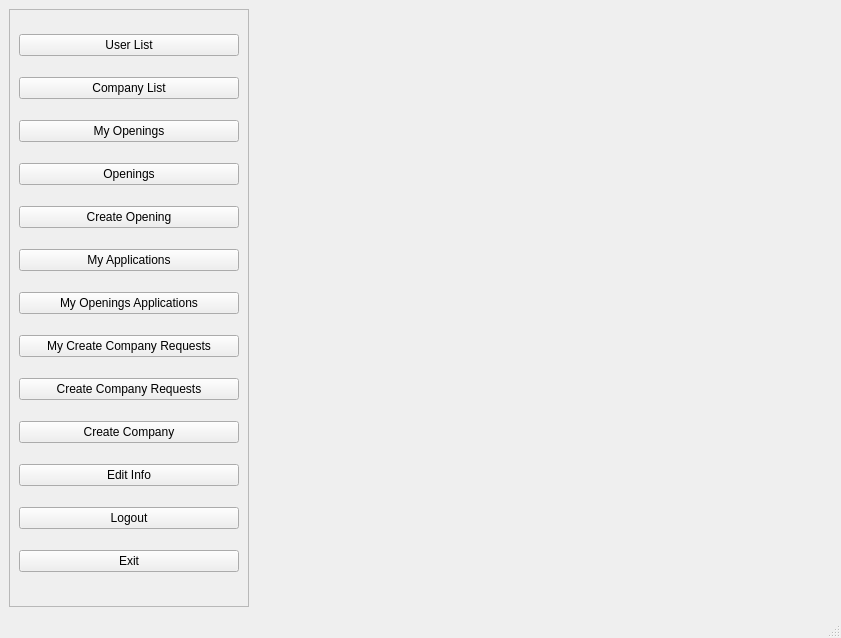
<?xml version="1.0" encoding="UTF-8"?>
<ui version="4.0">
 <class>MainWindow</class>
 <widget class="QMainWindow" name="MainWindow">
  <property name="geometry">
   <rect>
    <x>0</x>
    <y>0</y>
    <width>841</width>
    <height>638</height>
   </rect>
  </property>
  <property name="windowTitle">
   <string>Openinigs</string>
  </property>
  <widget class="QWidget" name="centralwidget">
   <property name="styleSheet">
    <string notr="true"/>
   </property>
   <layout class="QGridLayout" name="gridLayout">
    <item row="0" column="0">
     <widget class="QScrollArea" name="scrollArea">
      <property name="sizePolicy">
       <sizepolicy hsizetype="Fixed" vsizetype="Expanding">
        <horstretch>0</horstretch>
        <verstretch>0</verstretch>
       </sizepolicy>
      </property>
      <property name="minimumSize">
       <size>
        <width>240</width>
        <height>0</height>
       </size>
      </property>
      <property name="maximumSize">
       <size>
        <width>240</width>
        <height>16777215</height>
       </size>
      </property>
      <property name="horizontalScrollBarPolicy">
       <enum>Qt::ScrollBarAlwaysOff</enum>
      </property>
      <property name="widgetResizable">
       <bool>true</bool>
      </property>
      <widget class="QWidget" name="buttonsArea">
       <property name="geometry">
        <rect>
         <x>0</x>
         <y>0</y>
         <width>238</width>
         <height>575</height>
        </rect>
       </property>
       <layout class="QVBoxLayout" name="verticalLayout">
        <item>
         <widget class="QPushButton" name="userListButton">
          <property name="sizePolicy">
           <sizepolicy hsizetype="Expanding" vsizetype="Fixed">
            <horstretch>0</horstretch>
            <verstretch>0</verstretch>
           </sizepolicy>
          </property>
          <property name="text">
           <string>User List</string>
          </property>
         </widget>
        </item>
        <item>
         <widget class="QPushButton" name="companyListButton">
          <property name="text">
           <string>Company List</string>
          </property>
         </widget>
        </item>
        <item>
         <widget class="QPushButton" name="myOpeningsButton">
          <property name="text">
           <string>My Openings</string>
          </property>
         </widget>
        </item>
        <item>
         <widget class="QPushButton" name="openingsButton">
          <property name="text">
           <string>Openings</string>
          </property>
         </widget>
        </item>
        <item>
         <widget class="QPushButton" name="createOpening">
          <property name="text">
           <string>Create Opening</string>
          </property>
         </widget>
        </item>
        <item>
         <widget class="QPushButton" name="myApplicationsButton">
          <property name="text">
           <string>My Applications</string>
          </property>
         </widget>
        </item>
        <item>
         <widget class="QPushButton" name="myOpeningsApplicationsButton">
          <property name="text">
           <string>My Openings Applications</string>
          </property>
         </widget>
        </item>
        <item>
         <widget class="QPushButton" name="myCreateCompanyRequestsButton">
          <property name="text">
           <string>My Create Company Requests</string>
          </property>
         </widget>
        </item>
        <item>
         <widget class="QPushButton" name="createCompanyRequestsButton">
          <property name="text">
           <string>Create Company Requests</string>
          </property>
         </widget>
        </item>
        <item>
         <widget class="QPushButton" name="createCompanyButton">
          <property name="text">
           <string>Create Company</string>
          </property>
         </widget>
        </item>
        <item>
         <widget class="QPushButton" name="editInfoButton">
          <property name="text">
           <string>Edit Info</string>
          </property>
         </widget>
        </item>
        <item>
         <widget class="QPushButton" name="logoutButton">
          <property name="text">
           <string>Logout</string>
          </property>
         </widget>
        </item>
        <item>
         <widget class="QPushButton" name="exitButton">
          <property name="text">
           <string>Exit</string>
          </property>
         </widget>
        </item>
       </layout>
      </widget>
     </widget>
    </item>
    <item row="0" column="1">
     <widget class="QFrame" name="activeWidgetFrame">
      <property name="sizePolicy">
       <sizepolicy hsizetype="Expanding" vsizetype="Preferred">
        <horstretch>3</horstretch>
        <verstretch>0</verstretch>
       </sizepolicy>
      </property>
      <layout class="QGridLayout" name="gridLayout_2">
       <property name="leftMargin">
        <number>9</number>
       </property>
       <property name="topMargin">
        <number>0</number>
       </property>
       <property name="rightMargin">
        <number>9</number>
       </property>
       <property name="bottomMargin">
        <number>0</number>
       </property>
       <property name="spacing">
        <number>0</number>
       </property>
      </layout>
     </widget>
    </item>
   </layout>
  </widget>
  <widget class="QMenuBar" name="menubar">
   <property name="geometry">
    <rect>
     <x>0</x>
     <y>0</y>
     <width>841</width>
     <height>21</height>
    </rect>
   </property>
  </widget>
  <widget class="QStatusBar" name="statusbar"/>
 </widget>
 <resources/>
 <connections/>
</ui>
